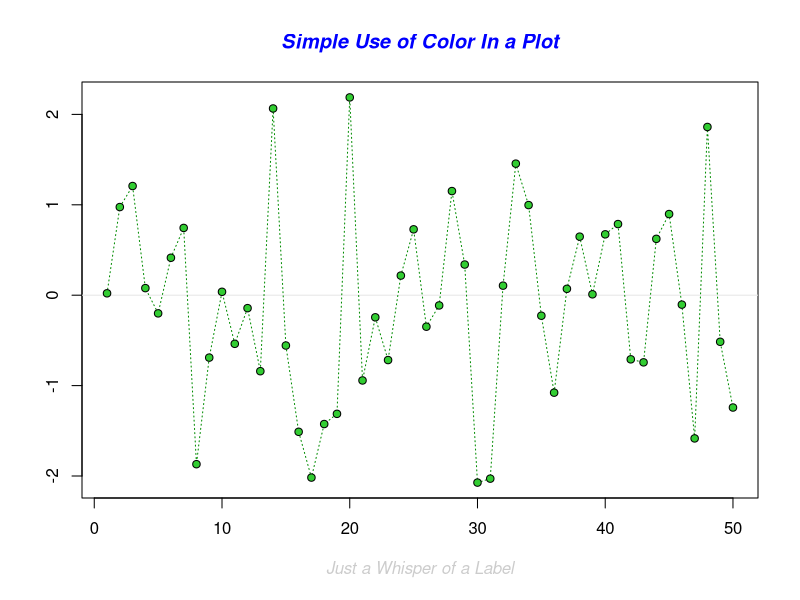
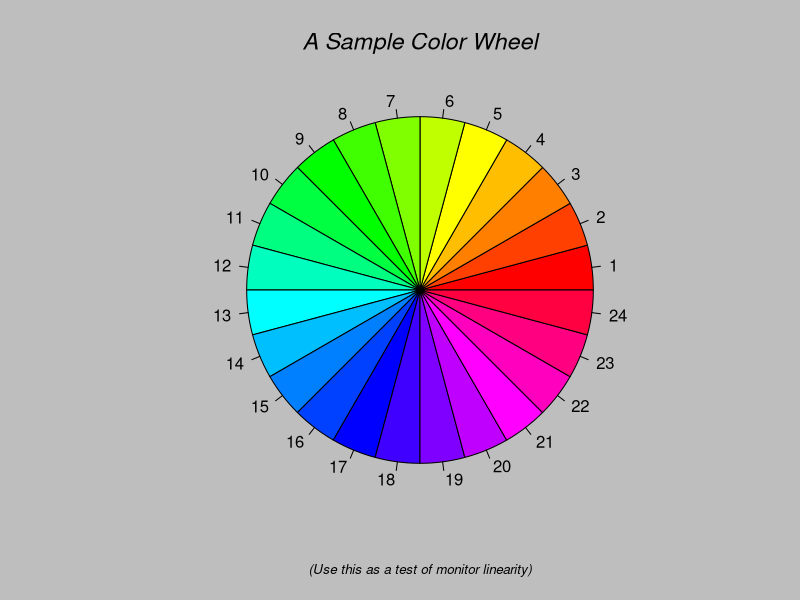
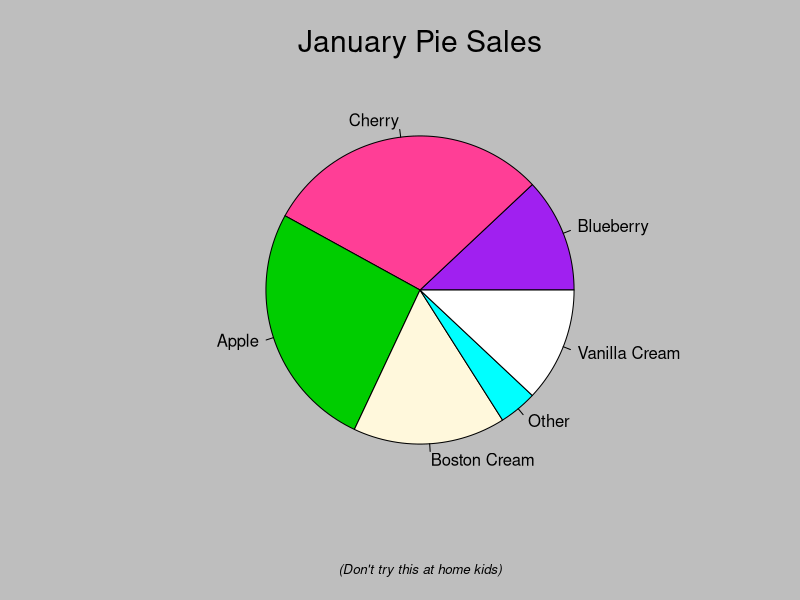
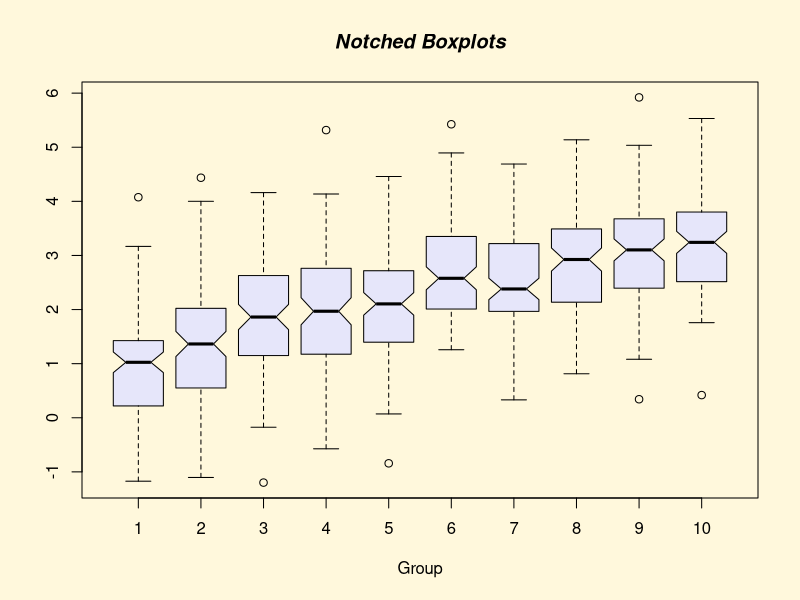
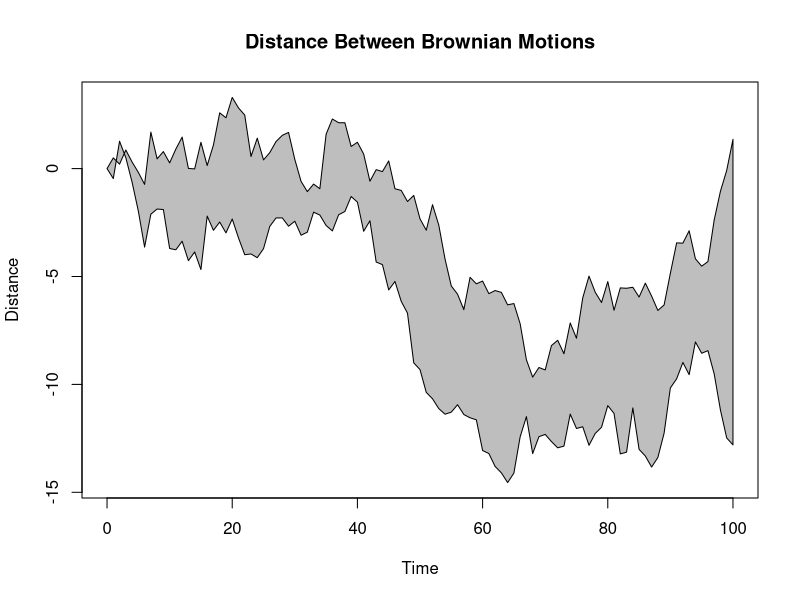
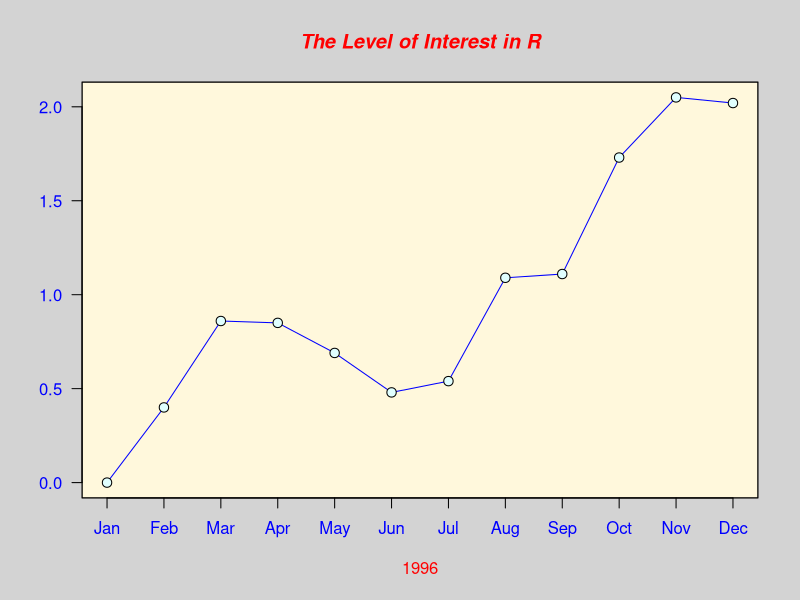
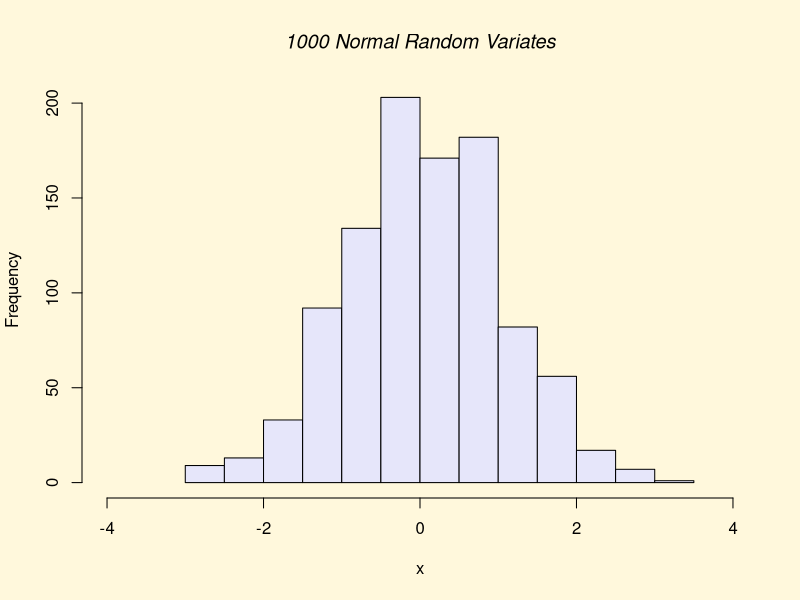
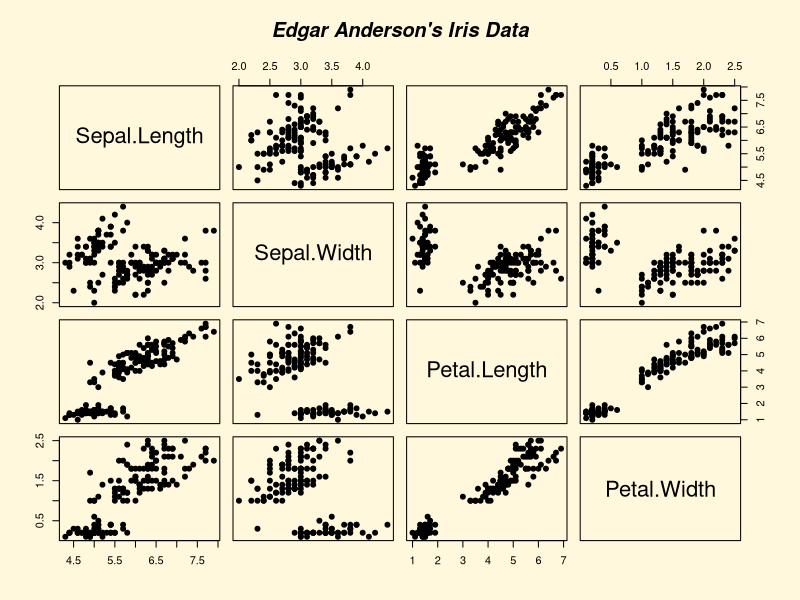

Write R code to recreate these figures, in order.
# Gráficos em R

# Obs: Caso tenha problemas com a acentuação, consulte este link:
# https://support.rstudio.com/hc/en-us/articles/200532197-Character-Encoding

# Configurando o diretório de trabalho
# Coloque entre aspas o diretório de trabalho que você está usando no seu computador
# Não use diretórios com espaço no nome
setwd("/home/elson/Downloads/RFundamentos/Parte2")
getwd()

# Lista de pacotes base carregados
search()

# Demo
demo("graphics")

# Plot Básico
x = 5:7
y = 8:10
plot(x,y)
?plot

altura <- c(145, 167, 176, 123, 150)
largura <- c(51, 63, 64, 40, 55)

plot(altura, largura)

# Plotando um Dataframe
?lynx
plot(lynx)
plot(lynx, ylab = "Plots com Dataframes", xlab = "")
plot(lynx, ylab = "Plots com Dataframes", xlab = "Observações")
plot(lynx, main = "Plots com Dataframes", col = 'red')
plot(lynx, main = "Plots com Dataframes", col = 'red', col.main = 52, cex.main = 1.5)

library(datasets)
hist(warpbreaks$breaks)

airquality
transform(airquality, Month = factor(Month))
boxplot(Ozone ~ Month, airquality, xlab = "Month", ylab = "Ozone (ppb)")

# Especificando os parâmetros

# col - cor do plotting
# lty - tipo de linha
# lwd - largura de linha
# pch - símbolo no plot
# xlab - label do eixo x
# ylab - label do eixo y
# las - como os labels dos eixos são orientados
# bg - background color
# mfrow - número de plots por linha
# mfcool - número de plots por coluna

# Funções Básicas de Plot

# plot() - scatterplots
# lines() -  adiciona linhas ao gráfico
# points() - adiciona pontos ao gráfico
# text() - adiciona label ao gráfico
# title() - adiciona título ao gráfico

?par #allow define grafical parameters
par()
par('pch') #allow check the default values
par('lty') #allow check the default values

x = 2:4
plot(x, pch = "c") #pch is the grafical element inside the plot

par(mfrow = c(2,2), col.axis = "red")
plot(1:8, las = 0, xlab = "xlab", ylab = "ylab", main = "LAS = 0")
plot(1:8, las = 1, xlab = "xlab", ylab = "ylab", main = "LAS = 1")
plot(1:8, las = 2, xlab = "xlab", ylab = "ylab", main = "LAS = 2")
plot(1:8, las = 3, xlab = "xlab", ylab = "ylab", main = "LAS = 3")
legend("topright", pch = 1, col = c("blue", "red"), legend = c("Var1","Var2"))


# Cores disponíveis
colors()

# Salvando os gráficos

# png
png("Grafico1.png", width = 500, height = 500, res = 72)

plot(iris$Sepal.Length, iris$Petal.Length,
     col = iris$Species,
     main = "Gráfico gerado a partir do Iris")

dev.off()


# pdf
pdf("Grafico2.pdf")

plot(iris$Sepal.Length, iris$Petal.Length,
     col = iris$Species,
     main = "Gráfico gerado a partir do Iris")

dev.off()


# Estendendo as funções do plot
install.packages('plotrix')
library(plotrix)
?plotrix

par(mfrow = c(1,1), col.axis = "red")
plot(1:6, las = 3, xlab = "lty 1:6", ylab = "", main = "Mais opções ao plot")
ablineclip(v=1, lty=1, col="sienna2", lwd=2)
ablineclip(v=2, lty=1, col="sienna2", lwd=2)
ablineclip(v=3, lty=1, col="sienna2", lwd=2)
ablineclip(v=4, lty=1, col="sienna2", lwd=2)
ablineclip(v=5, lty=1, col="sienna2", lwd=2)
ablineclip(v=6, lty=1, col="sienna2", lwd=2)
ablineclip(v=7, lty=1, col="sienna2", lwd=2)

plot(lynx)
plot(lynx, type="p", main="Type p")
plot(lynx, type="l", main="Type l")
plot(lynx, type="b", main="Type b")
plot(lynx, type="o", main="Type o")
plot(lynx, type="h", main="Type h")
plot(lynx, type="s", main="Type s")
plot(lynx, type="n", main="Type n")

# Dois plots juntos
par(mar=c(4,3,3,3), col.axis="black")

plot(cars$speed, type="s", col="red", bty="n", xlab="Cars ID", ylab="")
text(8, 14, "Velocidade", cex=0.85, col="red") 
par(new=T) 

plot(cars$dist, type="s", bty="n", ann=F, axes=F, col="darkblue")
axis(side=4)
text(37, 18, "Distância", cex=0.85, col="darkblue") 

title(main="Velocidade x Distância")

# Plots a partir de datasets
df <- read.csv('pibpercap.csv', stringsAsFactors = F)
df_1982 <- subset(df, ano == 1982)
plot(expectativa ~ pibpercap, data = df_1982, log = "x")

head(df)

mycol <- c(Asia = "tomato", Europe = "chocolate4", Africa = "dodgerblue2", 
           Americas = "darkgoldenrod1", Oceania = "green4")
plot(expectativa ~ pibpercap, data = df_1982, log = "x", col = mycol[continente])

mycex <- function(var, r, f = sqrt){
  x = f(var)
  x_scaled = (x - min(x))/(max(x) - min(x))
  r[1] + x_scaled * (r[2] - r[1])
}

plot(expectativa ~ pibpercap, data = df_1982, log = "x",
     col = mycol[continente],
     cex = mycex(pop, r = c(0.2, 10))
)
